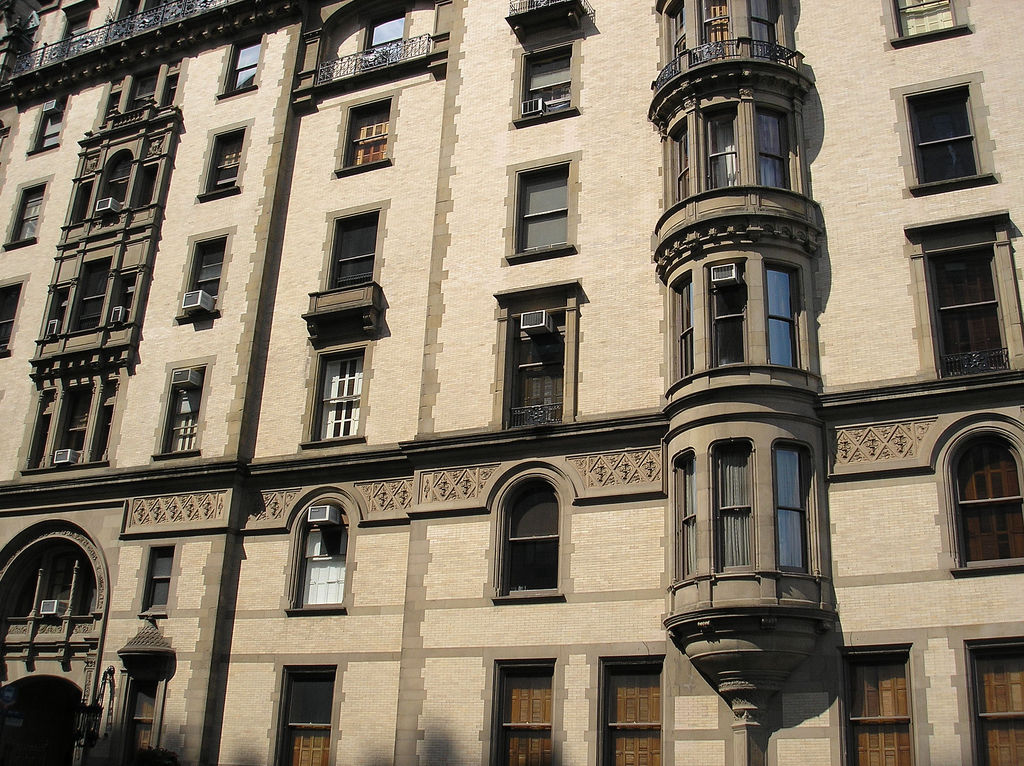
%> input picture SOLN/A2-Soln/building.jpg, 1024 x 766 px
$ octave solution_run.m   (GNU Octave 9; MATLAB toolbox functions it lacks are replaced by stand-ins)
%> lines starting %> are read from the running program, lines starting %| are printed output that depends on the picture; in (x1, y1, x2, y2) boxes, pixels count from 0 and x2, y2 are one past the last pixel; in counts of white or black regions, pixels touching at a corner belong together; the program's own positions count from 1
%> further down, img is the input picture: size 766x1024x3 uint8; mean R, G, B 130.4, 119.2, 101.7
### SOLN/A2-Soln/CODE/harris_metric.m
function [ M ] = harris_metric( img_gray,sigma,alpha )
%> called with sigma = 2, alpha = 0.01
% CSC420 17Fall, solution to Assignment 2
% Author: Hang Chu
% University of Toronto
img_gray=double(img_gray);
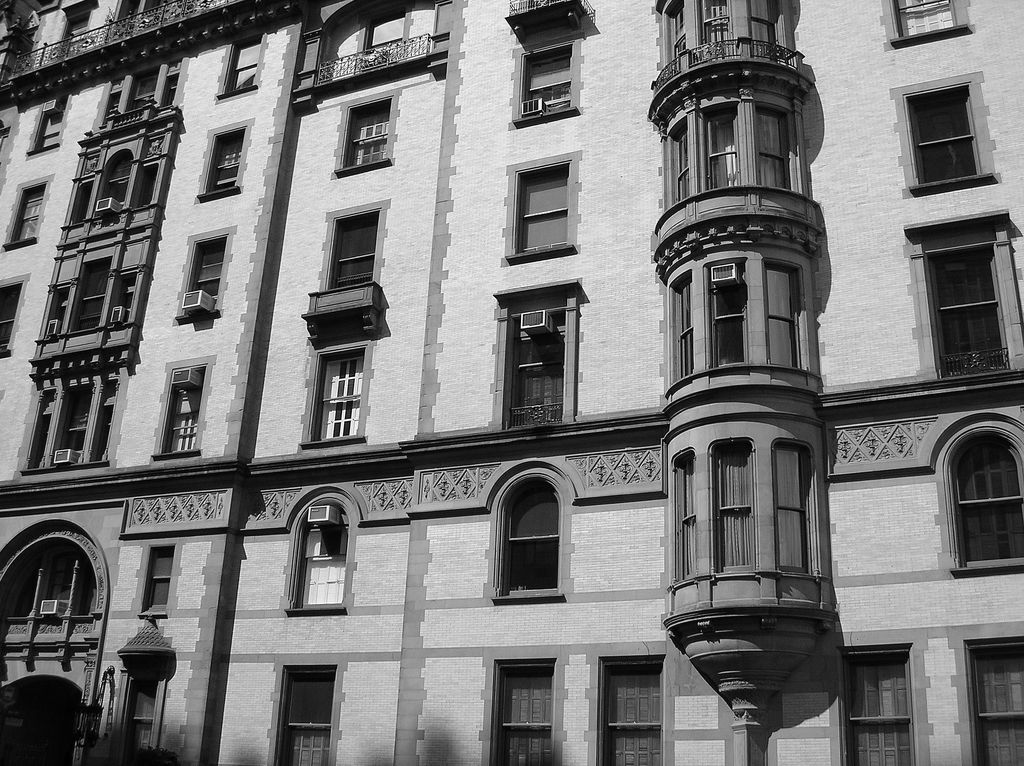
%> img_gray: size 766x1024 double; min 0, max 255, mean 120.6
conv_kernel_x=[-1,0,1;-1,0,1;-1,0,1];
conv_kernel_y=conv_kernel_x';
Ix=conv2(img_gray,conv_kernel_x,'same');
Iy=conv2(img_gray,conv_kernel_y,'same');
window_function=fspecial('gaussian',6*sigma,sigma);
Ix2=conv2(Ix.^2,window_function,'same');
Iy2=conv2(Iy.^2,window_function,'same');
Ixy=conv2(Ix.*Iy,window_function,'same');
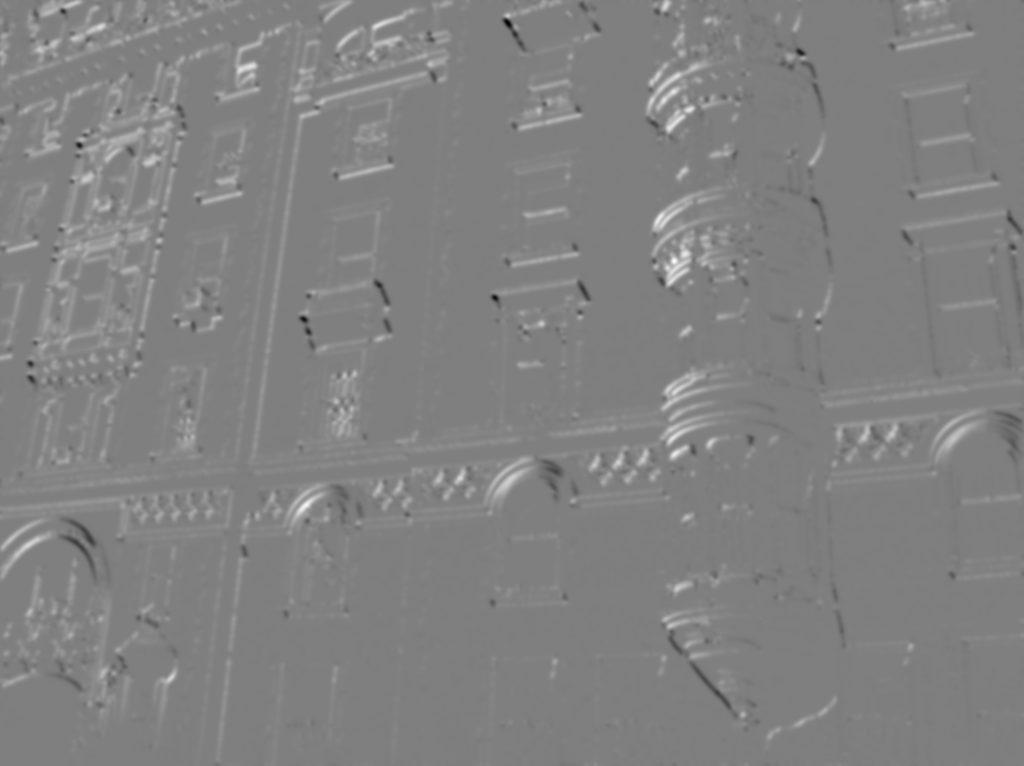
%> Ixy: size 766x1024 double; min -47933.3, max 48261.9, mean 1109.9; drawn with min black and max white
M=(Ix2.*Iy2-Ixy.^2)-alpha*(Ix2+Iy2).^2;
M=M/max(M(:));
end

### SOLN/A2-Soln/CODE/harris_nms.m
function [ interest_points ] = harris_nms( M,T,r )
%> called with T = 0.1, r = 10
% CSC420 17Fall, solution to Assignment 2
% Author: Hang Chu
% University of Toronto
[xx,yy]=meshgrid(1:2*r+1,1:2*r+1);
dis_to_center=sqrt((xx-(r+1)).^2+(yy-(r+1)).^2);
domain_r=(dis_to_center<=r);
M_nms=ordfilt2(M,sum(domain_r(:)),domain_r);
interest_points_img=(M==M_nms)&(M>T);
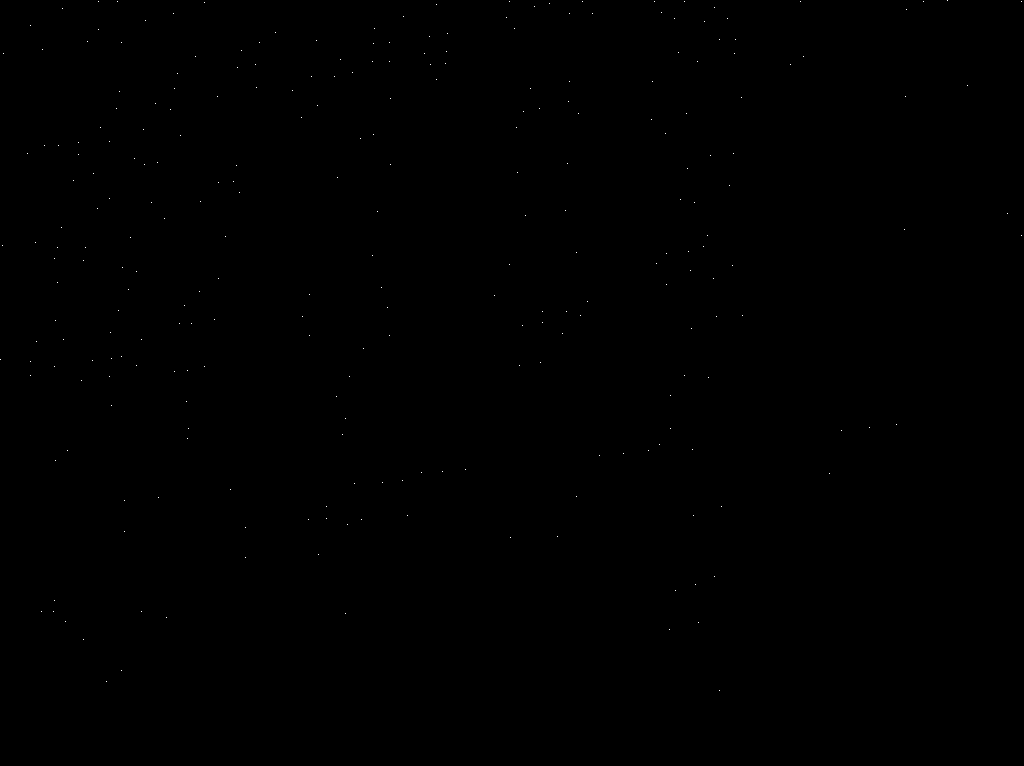
%> interest_points_img: size 766x1024 logical; 0.03% white in thin lines or dots
[xx_img,yy_img]=meshgrid(1:size(M,2),1:size(M,1));
interest_points=[xx_img(interest_points_img),yy_img(interest_points_img)];
%> interest_points = 264 rows, first 12: [1 360; 3 246; 4 54; 28 154; 31 26; 31 362; 31 376; 36 243; 37 342; 42 612; 43 50; 45 146]
end

### SOLN/A2-Soln/CODE/laplacian_of_gaussian.m
function [ interest_points ] = laplacian_of_gaussian( img_gray,sigma_range,log_thres )
% CSC420 17Fall, solution to Assignment 2
% Author: Hang Chu
% University of Toronto
img_gray=double(img_gray);
sigma_list=zeros(sigma_range(2),1);
for ii=1:sigma_range(2)
    sigma_list(ii)=sigma_range(1)*sigma_range(3)^ii;
end
filter_buffer=zeros(size(img_gray,1),size(img_gray,2),length(sigma_list));
for ii=1:length(sigma_list)
    sigma=sigma_list(ii);
    filter_buffer(:,:,ii)=abs(sigma*sigma*imfilter(img_gray,fspecial('log',floor(3*sigma),sigma),'replicate'));
end
blob_idx=find(filter_buffer==imdilate(filter_buffer,ones(3,3,3)));
blob_val=filter_buffer(blob_idx);
[sorted_blob_val,idx]=sort(blob_val,'descend');
sorted_blob_idx=blob_idx(idx);
[y,x,s]=ind2sub(size(filter_buffer),sorted_blob_idx);
interest_points=[x,y,reshape(sigma_list(s),[size(x,1),1]),sorted_blob_val];
idxk=find(interest_points(:,4)>log_thres,1,'last');
interest_points=interest_points(1:idxk,:);
end

### SOLN/A2-Soln/CODE/solution_run.m
%% CSC420 17Fall, solution to Assignment 2
% Author: Hang Chu
% University of Toronto
% References:
% [1] Matlab File Exchange: Keypoint Extraction by Vincent Garcia
% [2] Matlab File Exchange: Harris Corner Detector by Ali Ganoun
% [3] CSC420 16Fall by Chris McIntosh
% [4] CSC420 17Spring by Sanja Fidler
% [5] CSC420 17Fall by Ahmed Bilal Ashraf
%% Problem 1a
% parameters
HARRIS_SIGMA=2;
HARRIS_ALPHA=0.01;
% main
img=imread('../building.jpg');
[ M ] = harris_metric( rgb2gray(img),HARRIS_SIGMA,HARRIS_ALPHA );
% plot
figure;subplot(1,2,1);
image(img);
subplot(1,2,2);
imagesc(M);

%% Problem 1b
% parameters
HARRIS_R=10;
HARRIS_T=0.1;
% main
[ interest_points ] = harris_nms( M,HARRIS_T,HARRIS_R );
% plot
figure;
imshow(img);hold on;
plot(interest_points(:,1),interest_points(:,2),'r*');
hold off;

%% Problem 1c
% parameters
SIGMA_RANGE=[3,20,1.15];
LOG_THRES=51;
% main
img2=imresize(imread('../synthetic.png'),[256,256]);
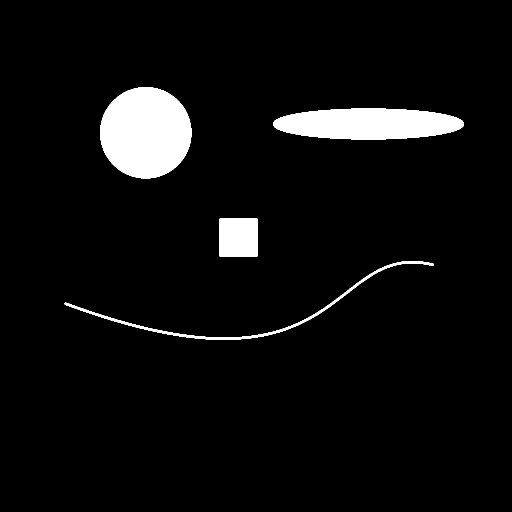
%> input picture SOLN/A2-Soln/synthetic.png, 1024 x 1024 px (shown at 1/2 size)
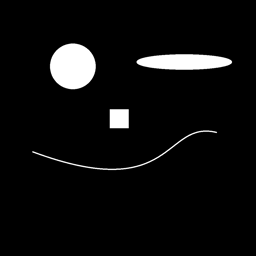
%> img2: size 256x256x3 uint8; min 0, max 255, mean 13.4
[ interest_points ] = laplacian_of_gaussian( rgb2gray(img2),SIGMA_RANGE,LOG_THRES );
%> in laplacian_of_gaussian, `idxk=find(interest_points(:,4)>log_thres,1,'last');`: idxk = 23
%> in laplacian_of_gaussian, `interest_points=interest_points(1:idxk,:);`: interest_points = 23 rows, first 8: [73 67 21.23 126.3; 120 119 10.55 120.1; 224 62 6.03 92.11; 145 62 6.03 92.11; 183 63 10.55 89.57; 187 63 10.55 89.56; 180 63 10.55 89.49; 207 63 9.18 89.48]
% plot
figure;
imshow(img2);hold on;
for ii=1:size(interest_points,1)
    x=interest_points(ii,1);y=interest_points(ii,2);r=interest_points(ii,3);
    rectangle('Position',[x-r,y-r,2*r,2*r],'Curvature',[1,1],'EdgeColor','r','LineWidth',2);
end
%> this loop made 23 passes
%> (x, y, r) on passes 1 to 12: (73, 67, 21.23), (120, 119, 10.55), (224, 62, 6.03), (145, 62, 6.03), (183, 63, 10.55), (187, 63, 10.55), (180, 63, 10.55), (207, 63, 9.18), (163, 63, 9.18), (193, 63, 10.55), (176, 63, 10.55), (174, 63, 10.55)
hold off;

%% Problem 1d
% main
[ M ] = harris_metric( rgb2gray(img),HARRIS_SIGMA,HARRIS_ALPHA );
[ interest_points_1 ] = harris_nms( M,HARRIS_T,HARRIS_R );
%> in harris_nms (call 2), `interest_points=[xx_img(interest_points_img),yy_img(interest_points_im..`: interest_points = 264 rows, first 12: [1 360; 3 246; 4 54; 28 154; 31 26; 31 362; 31 376; 36 243; 37 342; 42 612; 43 50; 45 146]
%> interest_points_1 has the same summary as interest_points in harris_nms
[ M ] = harris_metric( rgb2gray(img2),HARRIS_SIGMA,HARRIS_ALPHA );
%> call 3 of harris_metric, with sigma = 2, alpha = 0.01
%> in harris_metric (call 3), `Ixy=conv2(Ix.*Iy,window_function,'same');`:
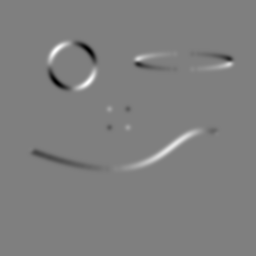
%> Ixy: size 256x256 double; min -77611.2, max 78042.4, mean 186.6; drawn with min black and max white
[ interest_points_2 ] = harris_nms( M,HARRIS_T,HARRIS_R );
%> call 3 of harris_nms, with T = 0.1, r = 10
%> in harris_nms (call 3), `interest_points_img=(M==M_nms)&(M>T);`:
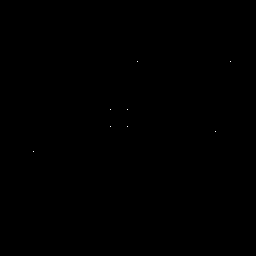
%> interest_points_img: size 256x256 logical; 0.01% white in thin lines or dots, all inside (x1, y1, x2, y2) = (33, 61, 231, 152)
%> in harris_nms (call 3), `interest_points=[xx_img(interest_points_img),yy_img(interest_points_im..`: interest_points = [34 152; 111 110; 111 127; 128 110; 128 127; 138 62; 216 132; 231 62]
%> interest_points_2 has the same summary as interest_points in harris_nms
[ interest_points_3 ] = laplacian_of_gaussian( rgb2gray(img),SIGMA_RANGE,LOG_THRES );
%> (the run ends here)
